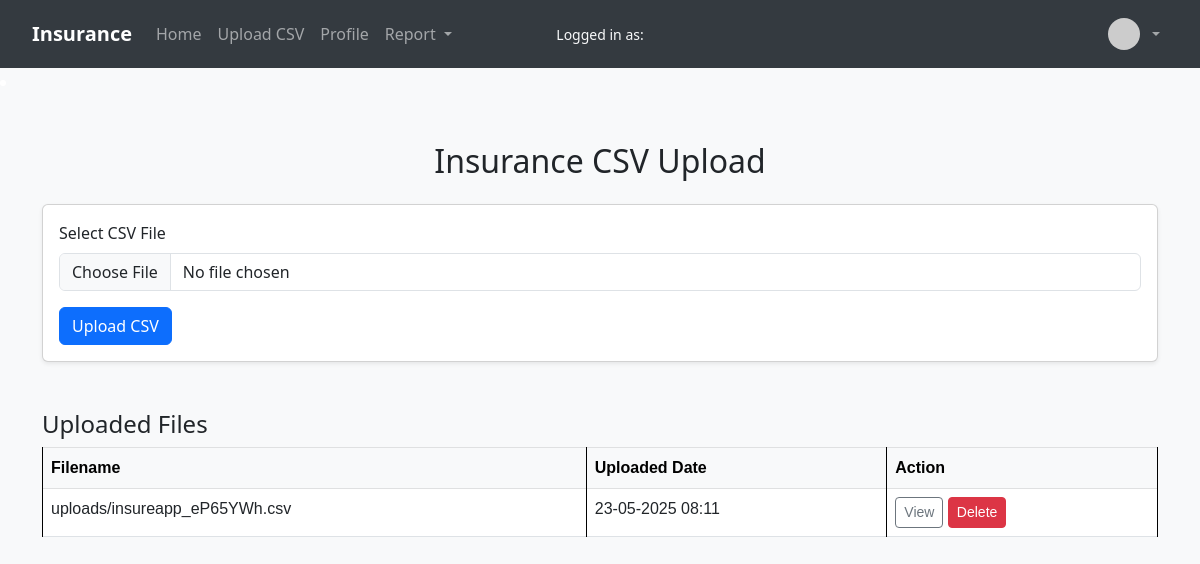
Page /upload/ on the committed database.
### myapp/models.py (models this page shows, shortened)
class UploadedCSV(models.Model):
    file = models.FileField(upload_to='uploads/')
    uploaded_at = models.DateTimeField(auto_now_add=True)

### myapp/views.py (the view, shortened to what this page needs)
# urls.py: path('upload/', views.upload, name='upload'),
def upload(request):
    csv_list = UploadedCSV.objects.order_by('-uploaded_at')
    return render(request, "upload.html", {"csv_list": csv_list})

### myapp/templates/upload.html (shortened to what this page needs)
<!DOCTYPE html>
<html lang="en">
<head>
	<link href="https://cdn.jsdelivr.net/npm/bootstrap@5.3.0/dist/css/bootstrap.min.css" rel="stylesheet">
</head>
<body>
	{% include "includes/header.html" %}
	<li class="nav-item text-white me-3">
		<small class="text-light">Logged in as: <strong>{{ cuser }}</strong></small>
	</li>
	<div class="container py-5">
		<h2 class="mb-4 text-center">Insurance CSV Upload</h2>
		<div class="card shadow-sm">
			<div class="card-body">
				<form method="post" enctype="multipart/form-data">
					<div class="mb-3">
						<label for="file" class="form-label">Select CSV File</label>
						<input type="file" class="form-control" name="csv_file" accept=".csv" required>
					</div>
					<button type="submit" class="btn btn-primary">Upload CSV</button>
				</form>
			</div>
		</div>
		<div class="mt-5">
			<h4>Uploaded Files</h4>
			<table class="table table-bordered table-hover">
				<thead class="table-light">
					<tr>
						<th>Filename</th>
						<th>Uploaded Date</th>
						<th>Action</th>
					</tr>
				</thead>
				<tbody>
					{% for csv in csv_list %}
					<tr>
						<td>{{ csv.file.name|cut:"csv_uploads/" }}</td>
						<td>{{ csv.uploaded_at|date:"d-m-Y H:i" }}</td>
						<td>
							<a href="{% url 'view_uploaded_csv' csv.id %}"
								class="btn btn-sm btn-outline-secondary">View</a>
							<form method="post" action="{% url 'delete_uploaded_csv' csv.id %}" style="display:inline;">
								<button type="submit" class="btn btn-sm btn-danger"
									onclick="return confirm('Are you sure you want to delete this CSV and related data?');">
									Delete
								</button>
							</form>
						</td>
					</tr>
					{% empty %}
					<tr>
						<td colspan="3" class="text-center text-muted">No CSV files uploaded yet.</td>
					</tr>
					{% endfor %}
				</tbody>
			</table>
		</div>
	</div>
</body>
</html>

### myapp/templates/upload.html (style rules this page uses)
* { margin: 0; padding: 0; box-sizing: border-box; }
body { font-family: 'Segoe UI', sans-serif; background-color: #f8f9fa; }
body { padding-top: 70px; background-color: #f8f9fa; }
table { border-collapse: collapse; width: 100%; font-family: Arial, sans-serif; }
th, td { border: 1px solid #000; padding: 6px 10px; text-align: left; vertical-align: top; }
th { background-color: #f2f2f2; }
.card { animation: fadeIn 0.8s ease-in-out; }

### rows in the picture
UploadedCSV: file.name "uploads/insureapp_eP65YWh.csv", uploaded_at "23-05-2025 08:11"
